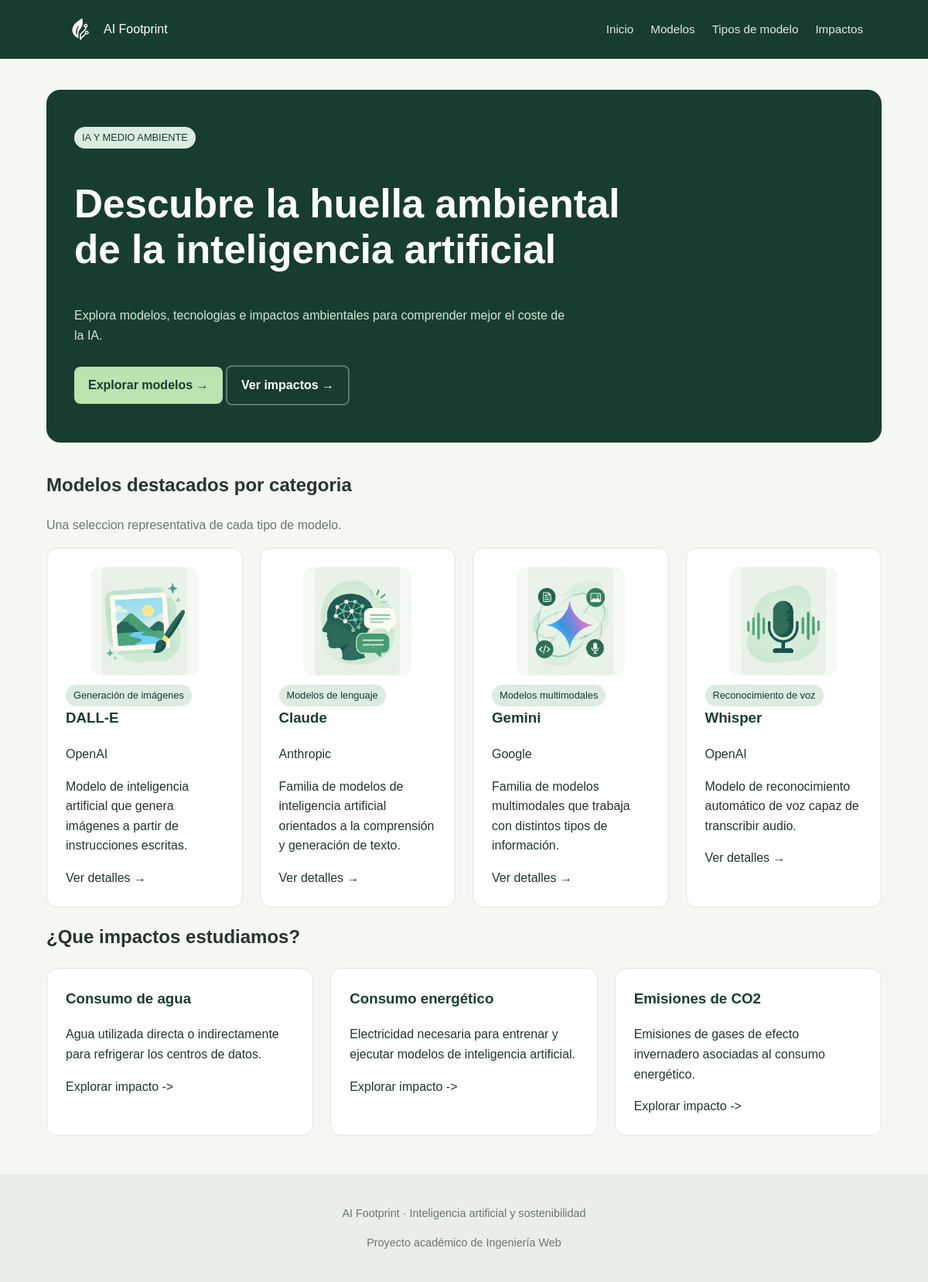
The page / on the database its author committed.
### appAIFootprint/models.py (models this page shows, shortened)
class ModeloIA(models.Model):
    nombre = models.CharField(max_length=100)
    desarrollador = models.CharField(max_length=100)
    descripcion = models.TextField()
    tipo = models.ForeignKey(
        TipoModelo,
        on_delete=models.CASCADE,
        related_name='modelos'
    )
    impactos = models.ManyToManyField(
        ImpactoAmbiental,
        related_name='modelos',
        blank=True
    )

class TipoModelo(models.Model):
    nombre = models.CharField(max_length=100)
    descripcion = models.TextField()

class ImpactoAmbiental(models.Model):
    nombre = models.CharField(max_length=100)
    descripcion = models.TextField()

### appAIFootprint/views.py (the view)
# urls.py: path('', views.index, name='index'),
def index(request):
    tipos = TipoModelo.objects.order_by('nombre')
    modelos_destacados = []
    for tipo in tipos:
        modelo = tipo.modelos.order_by('nombre').first()
        if modelo:
            modelos_destacados.append(modelo)
    impactos = ImpactoAmbiental.objects.order_by('nombre')
    context = {
        'modelos_destacados': modelos_destacados,
        'impactos': impactos[:3], # Muestra un maximo de 3 impactos
    }
    return render(request, 'index.html', context)

### appAIFootprint/templates/index.html (shortened to what this page needs)
{% extends "base.html" %}
{% load static %}
{% block content %}
<section class="hero">
    <span class="etiqueta">IA Y MEDIO AMBIENTE</span>
    <h1>Descubre la huella ambiental de la inteligencia artificial</h1>
    <p>
        Explora modelos, tecnologias e impactos ambientales
        para comprender mejor el coste de la IA.
    </p>
    <a href="{% url 'lista_modelos' %}" class="boton">
        Explorar modelos →
    </a>
    <a href="{% url 'lista_impactos' %}" class="boton-alt">
        Ver impactos →
    </a>
</section>
<section>
    <h2>Modelos destacados por categoria</h2>
    <p class="texto-secundario">
        Una seleccion representativa de cada tipo de modelo.
    </p>
    <div class="grid">
        {% for modelo in modelos_destacados %}
            <article class="tarjeta">
                <img
                src="{% static 'images/' %}{{ modelo.nombre }}.png"
                alt="Imagen de {{ modelo.nombre }}"
                class="imagen-modelo"
                >
                <span class="etiqueta">
                    {{ modelo.tipo.nombre }}
                </span>
                <h3>{{ modelo.nombre }}</h3>
                <p>{{ modelo.desarrollador }}</p>
                <p>{{ modelo.descripcion|truncatewords:20 }}</p>
                <a href="{% url 'detalle_modelo' modelo.pk %}">
                    Ver detalles →
                </a>
            </article>
        {% empty %}
            <p>
                Todavia no hay modelos registrados.
                Puedes añadirlos desde el panel de administracion.
            </p>
        {% endfor %}
    </div>
</section>
<section>
    <h2>¿Que impactos estudiamos?</h2>
    <div class="grid">
        {% for impacto in impactos %}
            <article class="tarjeta">
                <h3>{{ impacto.nombre }}</h3>
                <p>{{ impacto.descripcion|truncatewords:18 }}</p>
                <a href="{% url 'detalle_impacto' impacto.pk %}">
                    Explorar impacto ->
                </a>
            </article>
        {% empty %}
            <p>
                Todavia no hay impactos registrados.
                Puedes añadirlos desde el panel de administracion.
            </p>
        {% endfor %}
    </div>
</section>
{% endblock %}

### appAIFootprint/templates/base.html (shortened to what this page needs)
{% load static %}
<!DOCTYPE html>
<html lang="es">
<head>
    <link rel="stylesheet"
          href="{% static 'css/estilos.css' %}">
</head>
<body>
    <header class="cabecera">
        <a href="{% url 'index' %}" class="logo">
            <img src="{% static 'images/logo.png' %}"
                 alt="Logo de AI Footprint"
                 class="logo-imagen">
            AI Footprint
        </a>
        <nav class="navegacion">
            <a href="{% url 'index' %}">Inicio</a>
            <a href="{% url 'lista_modelos' %}">Modelos</a>
            <a href="{% url 'lista_tipos' %}">Tipos de modelo</a>
            <a href="{% url 'lista_impactos' %}">Impactos</a>
        </nav>
    </header>
    <main class="contenedor">
        {% block content %}
        {% endblock %}
    </main>
    <footer class="pie">
        <p>AI Footprint · Inteligencia artificial y sostenibilidad</p>
        <p>Proyecto académico de Ingeniería Web</p>
    </footer>
</body>
</html>

### static/css/estilos.css (style rules this page uses)
:root { --verde-oscuro: #173d30; --verde: #32734b; --verde-claro: #dcecdf; --fondo: #f5f7f3; --blanco: #ffffff; --texto: #25352d; --texto-secundario: #68786d; --borde: #dfe7df; }
* { box-sizing: border-box; }
body { margin: 0; font-family: Arial, Helvetica, sans-serif; background: var(--fondo); color: var(--texto); line-height: 1.6; }
a { color: inherit; text-decoration: none; }
.cabecera { background: var(--verde-oscuro); color: white; padding: 18px 7%; display: flex; align-items: center; justify-content: space-between; gap: 24px; flex-wrap: wrap; }
.logo { display: inline-flex; align-items: center; gap: 10px; text-decoration: none; }
.logo-imagen { width: 40px; height: 40px; object-fit: contain; }
img.imagen-modelo { display: block; width: 140px; height: 140px; object-fit: contain; margin: 0 auto 12px; border-radius: 12px; }
.navegacion { display: flex; gap: 22px; flex-wrap: wrap; }
.navegacion a { color: #e0ece4; font-size: 0.95rem; }
.contenedor { width: min(1100px, 90%); margin: 40px auto; min-height: 65vh; }
.hero { padding: 48px 36px; background: var(--verde-oscuro); color: white; border-radius: 18px; margin-bottom: 36px; }
.hero h1 { font-size: clamp(2rem, 5vw, 3.2rem); line-height: 1.15; max-width: 720px; }
.hero p { max-width: 650px; color: #d5e4da; }
.boton { display: inline-block; padding: 11px 18px; background: #b8e4b0; color: #173d30; border-radius: 8px; font-weight: bold; margin-top: 10px; }
.boton-alt { display: inline-block; padding: 11px 18px; background: transparent; color: #ffffff; border-radius: 8px; font-weight: bold; margin-top: 10px; border: 2px solid #527c70; }
.grid { display: grid; grid-template-columns: repeat(auto-fit, minmax(min(100%, 240px), 1fr)); gap: 22px; }
.tarjeta { background: var(--blanco); padding: 24px; border: 1px solid var(--borde); border-radius: 14px; transition: transform 0.2s, box-shadow 0.2s; }
.tarjeta h3 { color: var(--verde-oscuro); margin-top: 0; }
.etiqueta { display: inline-block; background: var(--verde-claro); color: var(--verde-oscuro); padding: 4px 10px; border-radius: 20px; font-size: 0.8rem; }
.texto-secundario { color: var(--texto-secundario); }
.pie { text-align: center; padding: 25px; background: #e9eee8; color: var(--texto-secundario); margin-top: 50px; font-size: 0.9rem; }

### rows shown on the page
ModeloIA: nombre (picture), tipo.nombre "Generación de imágenes", nombre "DALL-E", desarrollador "OpenAI", descripcion "Modelo de inteligencia artificial que genera imágenes a partir de instrucciones escritas."
ModeloIA: nombre (picture), tipo.nombre "Modelos de lenguaje", nombre "Claude", desarrollador "Anthropic", descripcion "Familia de modelos de inteligencia artificial orientados a la comprensión y generación de texto."
ModeloIA: nombre (picture), tipo.nombre "Modelos multimodales", nombre "Gemini", desarrollador "Google", descripcion "Familia de modelos multimodales que trabaja con distintos tipos de información."
ModeloIA: nombre (picture), tipo.nombre "Reconocimiento de voz", nombre "Whisper", desarrollador "OpenAI", descripcion "Modelo de reconocimiento automático de voz capaz de transcribir audio."
ImpactoAmbiental: nombre "Consumo de agua", descripcion "Agua utilizada directa o indirectamente para refrigerar los centros de datos."
ImpactoAmbiental: nombre "Consumo energético", descripcion "Electricidad necesaria para entrenar y ejecutar modelos de inteligencia artificial."
ImpactoAmbiental: nombre "Emisiones de CO2", descripcion "Emisiones de gases de efecto invernadero asociadas al consumo energético."
